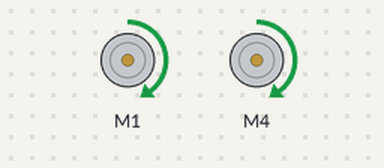
Bench run of a sketch on a simulated Arduino Uno, built with avr-gcc and run on an emulated ATmega328P. On the bench: 2 × DC motor (green arrow = forward, orange = backward, longer = faster).

Above: at 1.0 s.
At 2.5 s:
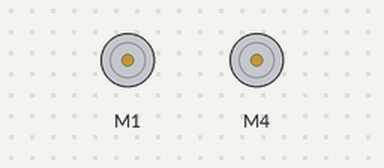
At 4.0 s:
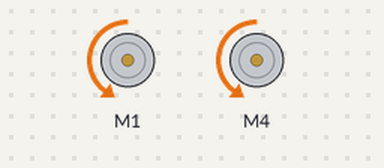
Timing chart, 0 to 7.8 s (numbered marks = the images above):
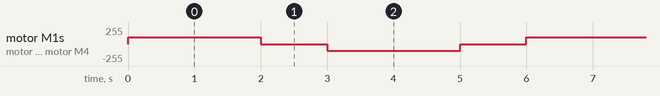

Measured:
- by itself, motor M1, motor M4: repeats every 6.0 s: stopped 1.0 s, backward 100/255 2.0 s, stopped 1.0 s, forward 100/255 2.0 s

The sketch:

motor_test.ino
```cpp
#include <AFMotor.h>

AF_DCMotor motorL(1);
AF_DCMotor motorR(4);
void setup() {
  // put your setup code here, to run once:

}

void loop() {
  motorL.setSpeed(100);
  motorR.setSpeed(100);
  motorL.run(FORWARD);
  motorR.run(FORWARD);
  delay(2000);
  motorL.run(RELEASE);
  motorR.run(RELEASE);
  delay(1000);
  motorL.run(BACKWARD);
  motorR.run(BACKWARD);
  delay(2000);
  motorL.run(RELEASE);
  motorR.run(RELEASE);
  delay(1000);
}
```
